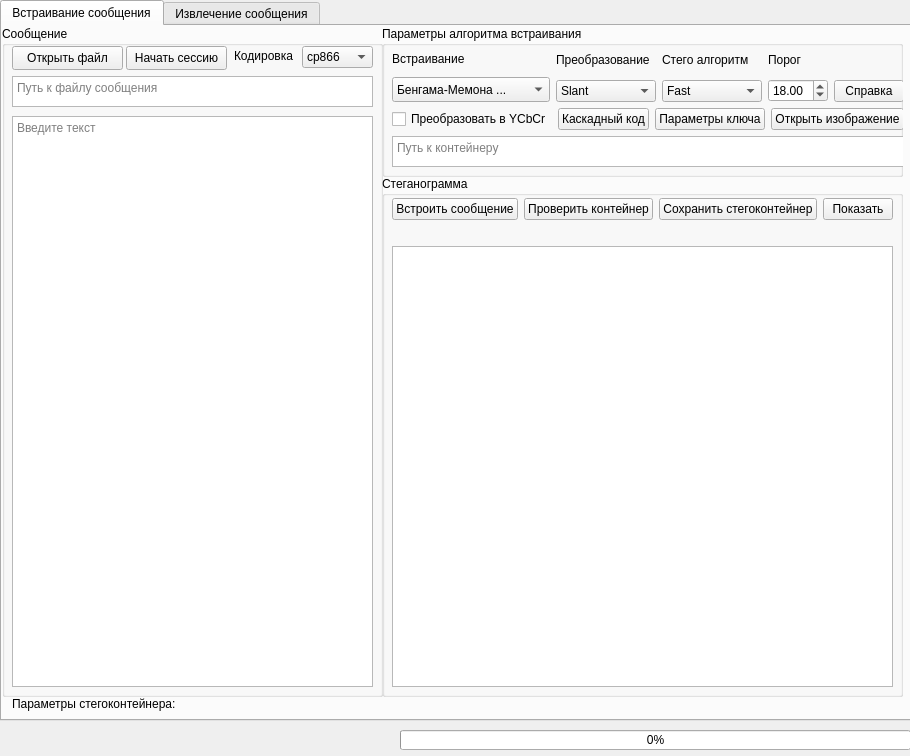
<?xml version="1.0" encoding="UTF-8"?>
<ui version="4.0">
 <class>MainWindow</class>
 <widget class="QMainWindow" name="MainWindow">
  <property name="geometry">
   <rect>
    <x>0</x>
    <y>0</y>
    <width>910</width>
    <height>756</height>
   </rect>
  </property>
  <property name="windowTitle">
   <string>Image DCTStego</string>
  </property>
  <widget class="QWidget" name="centralwidget">
   <widget class="QTabWidget" name="tabWidget">
    <property name="geometry">
     <rect>
      <x>0</x>
      <y>0</y>
      <width>911</width>
      <height>721</height>
     </rect>
    </property>
    <property name="autoFillBackground">
     <bool>false</bool>
    </property>
    <property name="currentIndex">
     <number>0</number>
    </property>
    <widget class="QWidget" name="tab">
     <attribute name="title">
      <string>Встраивание сообщения</string>
     </attribute>
     <widget class="QGroupBox" name="groupBox_2">
      <property name="geometry">
       <rect>
        <x>380</x>
        <y>150</y>
        <width>521</width>
        <height>521</height>
       </rect>
      </property>
      <property name="title">
       <string>Стеганограмма</string>
      </property>
      <widget class="QGraphicsView" name="transformImage">
       <property name="geometry">
        <rect>
         <x>10</x>
         <y>70</y>
         <width>501</width>
         <height>441</height>
        </rect>
       </property>
       <property name="minimumSize">
        <size>
         <width>200</width>
         <height>200</height>
        </size>
       </property>
      </widget>
      <widget class="QWidget" name="layoutWidget">
       <property name="geometry">
        <rect>
         <x>10</x>
         <y>20</y>
         <width>501</width>
         <height>26</height>
        </rect>
       </property>
       <layout class="QHBoxLayout" name="horizontalLayout">
        <item>
         <widget class="QPushButton" name="transform">
          <property name="text">
           <string>Встроить сообщение</string>
          </property>
         </widget>
        </item>
        <item>
         <widget class="QPushButton" name="checkContainer">
          <property name="text">
           <string>Проверить контейнер</string>
          </property>
         </widget>
        </item>
        <item>
         <widget class="QPushButton" name="saveSteganogramm">
          <property name="text">
           <string>Сохранить стегоконтейнер</string>
          </property>
         </widget>
        </item>
        <item>
         <widget class="QPushButton" name="toPlot">
          <property name="maximumSize">
           <size>
            <width>70</width>
            <height>16777215</height>
           </size>
          </property>
          <property name="text">
           <string>Показать</string>
          </property>
         </widget>
        </item>
       </layout>
      </widget>
      <widget class="QLabel" name="label_trans_img">
       <property name="geometry">
        <rect>
         <x>10</x>
         <y>50</y>
         <width>501</width>
         <height>16</height>
        </rect>
       </property>
       <property name="text">
        <string/>
       </property>
      </widget>
     </widget>
     <widget class="QGroupBox" name="groupBox_3">
      <property name="geometry">
       <rect>
        <x>0</x>
        <y>0</y>
        <width>381</width>
        <height>671</height>
       </rect>
      </property>
      <property name="title">
       <string>Сообщение</string>
      </property>
      <widget class="QPlainTextEdit" name="sendingMessage">
       <property name="geometry">
        <rect>
         <x>10</x>
         <y>90</y>
         <width>361</width>
         <height>571</height>
        </rect>
       </property>
       <property name="minimumSize">
        <size>
         <width>200</width>
         <height>0</height>
        </size>
       </property>
       <property name="maximumSize">
        <size>
         <width>400</width>
         <height>16777215</height>
        </size>
       </property>
       <property name="placeholderText">
        <string>Введите текст</string>
       </property>
      </widget>
      <widget class="QPushButton" name="openMessage">
       <property name="geometry">
        <rect>
         <x>10</x>
         <y>20</y>
         <width>111</width>
         <height>24</height>
        </rect>
       </property>
       <property name="text">
        <string>Открыть файл</string>
       </property>
      </widget>
      <widget class="QLabel" name="label">
       <property name="geometry">
        <rect>
         <x>232</x>
         <y>20</y>
         <width>71</width>
         <height>20</height>
        </rect>
       </property>
       <property name="text">
        <string>Кодировка</string>
       </property>
      </widget>
      <widget class="QComboBox" name="selectEncode">
       <property name="geometry">
        <rect>
         <x>300</x>
         <y>20</y>
         <width>71</width>
         <height>22</height>
        </rect>
       </property>
       <item>
        <property name="text">
         <string notr="true">cp866</string>
        </property>
       </item>
       <item>
        <property name="text">
         <string>cp1251</string>
        </property>
       </item>
       <item>
        <property name="text">
         <string>utf-8</string>
        </property>
       </item>
       <item>
        <property name="text">
         <string>utf-16</string>
        </property>
       </item>
       <item>
        <property name="text">
         <string>ascii</string>
        </property>
       </item>
      </widget>
      <widget class="QPlainTextEdit" name="file_path_box">
       <property name="enabled">
        <bool>true</bool>
       </property>
       <property name="geometry">
        <rect>
         <x>10</x>
         <y>50</y>
         <width>361</width>
         <height>31</height>
        </rect>
       </property>
       <property name="readOnly">
        <bool>true</bool>
       </property>
       <property name="placeholderText">
        <string>Путь к файлу сообщения</string>
       </property>
      </widget>
      <widget class="QPushButton" name="startSession">
       <property name="geometry">
        <rect>
         <x>124</x>
         <y>20</y>
         <width>101</width>
         <height>24</height>
        </rect>
       </property>
       <property name="text">
        <string>Начать сессию</string>
       </property>
      </widget>
     </widget>
     <widget class="QLabel" name="stego_params_w">
      <property name="geometry">
       <rect>
        <x>10</x>
        <y>670</y>
        <width>861</width>
        <height>16</height>
       </rect>
      </property>
      <property name="text">
       <string>Параметры стегоконтейнера:</string>
      </property>
     </widget>
     <widget class="QGroupBox" name="groupBox_7">
      <property name="geometry">
       <rect>
        <x>380</x>
        <y>0</y>
        <width>521</width>
        <height>151</height>
       </rect>
      </property>
      <property name="minimumSize">
       <size>
        <width>0</width>
        <height>100</height>
       </size>
      </property>
      <property name="maximumSize">
       <size>
        <width>16777215</width>
        <height>16777215</height>
       </size>
      </property>
      <property name="title">
       <string>Параметры алгоритма встраивания</string>
      </property>
      <widget class="QWidget" name="verticalLayoutWidget_10">
       <property name="geometry">
        <rect>
         <x>10</x>
         <y>20</y>
         <width>508</width>
         <height>121</height>
        </rect>
       </property>
       <layout class="QVBoxLayout" name="verticalLayout_10">
        <property name="sizeConstraint">
         <enum>QLayout::SetMinAndMaxSize</enum>
        </property>
        <item>
         <layout class="QHBoxLayout" name="horizontalLayout_5">
          <item>
           <layout class="QVBoxLayout" name="verticalLayout">
            <item>
             <widget class="QLabel" name="label_15">
              <property name="maximumSize">
               <size>
                <width>16777215</width>
                <height>140</height>
               </size>
              </property>
              <property name="text">
               <string>Встраивание</string>
              </property>
             </widget>
            </item>
            <item>
             <widget class="QComboBox" name="selectEmbadding">
              <property name="maximumSize">
               <size>
                <width>16777215</width>
                <height>130</height>
               </size>
              </property>
              <item>
               <property name="text">
                <string>Бенгама-Мемона ...</string>
               </property>
              </item>
              <item>
               <property name="text">
                <string>Коха-Жао</string>
               </property>
              </item>
              <item>
               <property name="text">
                <string>Авто</string>
               </property>
              </item>
             </widget>
            </item>
           </layout>
          </item>
          <item>
           <layout class="QVBoxLayout" name="verticalLayout_2">
            <item>
             <widget class="QLabel" name="label_14">
              <property name="maximumSize">
               <size>
                <width>95</width>
                <height>16777215</height>
               </size>
              </property>
              <property name="text">
               <string>Преобразование</string>
              </property>
             </widget>
            </item>
            <item>
             <widget class="QComboBox" name="selectTransform">
              <property name="maximumSize">
               <size>
                <width>100</width>
                <height>16777215</height>
               </size>
              </property>
              <item>
               <property name="text">
                <string>Slant</string>
               </property>
              </item>
              <item>
               <property name="text">
                <string>DCT 2D</string>
               </property>
              </item>
              <item>
               <property name="text">
                <string>Авто</string>
               </property>
              </item>
             </widget>
            </item>
           </layout>
          </item>
          <item>
           <layout class="QVBoxLayout" name="verticalLayout_3">
            <item>
             <widget class="QLabel" name="label_16">
              <property name="maximumSize">
               <size>
                <width>90</width>
                <height>16777215</height>
               </size>
              </property>
              <property name="text">
               <string>Стего алгоритм</string>
              </property>
             </widget>
            </item>
            <item>
             <widget class="QComboBox" name="selectAlgorithm">
              <property name="maximumSize">
               <size>
                <width>100</width>
                <height>16777215</height>
               </size>
              </property>
              <item>
               <property name="text">
                <string>Fast</string>
               </property>
              </item>
              <item>
               <property name="text">
                <string>Enhanced</string>
               </property>
              </item>
              <item>
               <property name="text">
                <string>Авто</string>
               </property>
              </item>
             </widget>
            </item>
           </layout>
          </item>
          <item>
           <layout class="QVBoxLayout" name="verticalLayout_4">
            <item>
             <widget class="QLabel" name="label_13">
              <property name="maximumSize">
               <size>
                <width>60</width>
                <height>16777215</height>
               </size>
              </property>
              <property name="text">
               <string>Порог</string>
              </property>
             </widget>
            </item>
            <item>
             <widget class="QDoubleSpinBox" name="setThreshold">
              <property name="maximumSize">
               <size>
                <width>60</width>
                <height>16777215</height>
               </size>
              </property>
              <property name="minimum">
               <double>4.000000000000000</double>
              </property>
              <property name="value">
               <double>18.000000000000000</double>
              </property>
             </widget>
            </item>
           </layout>
          </item>
          <item>
           <layout class="QVBoxLayout" name="verticalLayout_9">
            <item>
             <widget class="QLabel" name="label_2">
              <property name="text">
               <string/>
              </property>
             </widget>
            </item>
            <item>
             <widget class="QPushButton" name="question">
              <property name="maximumSize">
               <size>
                <width>70</width>
                <height>16777215</height>
               </size>
              </property>
              <property name="text">
               <string>Справка</string>
              </property>
             </widget>
            </item>
           </layout>
          </item>
         </layout>
        </item>
        <item>
         <layout class="QHBoxLayout" name="horizontalLayout_7">
          <property name="spacing">
           <number>6</number>
          </property>
          <property name="sizeConstraint">
           <enum>QLayout::SetMinAndMaxSize</enum>
          </property>
          <item>
           <widget class="QCheckBox" name="checkYCbCr">
            <property name="text">
             <string>Преобразовать в YCbCr</string>
            </property>
           </widget>
          </item>
          <item>
           <widget class="QPushButton" name="openCascadingCode">
            <property name="text">
             <string>Каскадный код</string>
            </property>
           </widget>
          </item>
          <item>
           <widget class="QPushButton" name="setKeyParams">
            <property name="text">
             <string>Параметры ключа</string>
            </property>
           </widget>
          </item>
          <item>
           <widget class="QPushButton" name="openImage">
            <property name="text">
             <string>Открыть изображение</string>
            </property>
           </widget>
          </item>
         </layout>
        </item>
        <item>
         <widget class="QPlainTextEdit" name="image_path_box">
          <property name="enabled">
           <bool>true</bool>
          </property>
          <property name="maximumSize">
           <size>
            <width>16777215</width>
            <height>31</height>
           </size>
          </property>
          <property name="readOnly">
           <bool>true</bool>
          </property>
          <property name="placeholderText">
           <string>Путь к контейнеру</string>
          </property>
         </widget>
        </item>
       </layout>
      </widget>
     </widget>
    </widget>
    <widget class="QWidget" name="tab_2">
     <attribute name="title">
      <string>Извлечение сообщения</string>
     </attribute>
     <widget class="QGroupBox" name="groupBox_4">
      <property name="geometry">
       <rect>
        <x>0</x>
        <y>0</y>
        <width>381</width>
        <height>671</height>
       </rect>
      </property>
      <property name="title">
       <string>Сообщение</string>
      </property>
      <widget class="QLabel" name="label_3">
       <property name="geometry">
        <rect>
         <x>232</x>
         <y>20</y>
         <width>71</width>
         <height>20</height>
        </rect>
       </property>
       <property name="text">
        <string>Кодировка</string>
       </property>
      </widget>
      <widget class="QComboBox" name="selectEncode_2">
       <property name="geometry">
        <rect>
         <x>300</x>
         <y>20</y>
         <width>71</width>
         <height>22</height>
        </rect>
       </property>
       <item>
        <property name="text">
         <string notr="true">cp866</string>
        </property>
       </item>
       <item>
        <property name="text">
         <string>cp1251</string>
        </property>
       </item>
       <item>
        <property name="text">
         <string>utf-8</string>
        </property>
       </item>
       <item>
        <property name="text">
         <string>utf-16</string>
        </property>
       </item>
       <item>
        <property name="text">
         <string>ascii</string>
        </property>
       </item>
      </widget>
      <widget class="QPlainTextEdit" name="receivedMessage">
       <property name="enabled">
        <bool>true</bool>
       </property>
       <property name="geometry">
        <rect>
         <x>10</x>
         <y>90</y>
         <width>361</width>
         <height>571</height>
        </rect>
       </property>
       <property name="readOnly">
        <bool>true</bool>
       </property>
       <property name="placeholderText">
        <string>Здесь будет отображено полученное сообщение</string>
       </property>
      </widget>
      <widget class="QPushButton" name="openSteganogramm">
       <property name="geometry">
        <rect>
         <x>10</x>
         <y>20</y>
         <width>151</width>
         <height>24</height>
        </rect>
       </property>
       <property name="text">
        <string>Открыть стегоконтейнер</string>
       </property>
      </widget>
      <widget class="QPlainTextEdit" name="stego_path_box">
       <property name="enabled">
        <bool>true</bool>
       </property>
       <property name="geometry">
        <rect>
         <x>10</x>
         <y>50</y>
         <width>361</width>
         <height>31</height>
        </rect>
       </property>
       <property name="readOnly">
        <bool>true</bool>
       </property>
       <property name="placeholderText">
        <string>Путь к стеганограмме</string>
       </property>
      </widget>
     </widget>
     <widget class="QGroupBox" name="groupBox_5">
      <property name="geometry">
       <rect>
        <x>380</x>
        <y>70</y>
        <width>501</width>
        <height>601</height>
       </rect>
      </property>
      <property name="title">
       <string>Стеганограмма</string>
      </property>
      <widget class="QGraphicsView" name="stegoImage">
       <property name="geometry">
        <rect>
         <x>10</x>
         <y>40</y>
         <width>481</width>
         <height>551</height>
        </rect>
       </property>
       <property name="minimumSize">
        <size>
         <width>200</width>
         <height>200</height>
        </size>
       </property>
      </widget>
      <widget class="QLabel" name="label_stego_img">
       <property name="geometry">
        <rect>
         <x>10</x>
         <y>20</y>
         <width>481</width>
         <height>16</height>
        </rect>
       </property>
       <property name="text">
        <string/>
       </property>
      </widget>
     </widget>
     <widget class="QGroupBox" name="groupBox_6">
      <property name="geometry">
       <rect>
        <x>380</x>
        <y>0</y>
        <width>501</width>
        <height>71</height>
       </rect>
      </property>
      <property name="minimumSize">
       <size>
        <width>0</width>
        <height>0</height>
       </size>
      </property>
      <property name="maximumSize">
       <size>
        <width>16777215</width>
        <height>16777215</height>
       </size>
      </property>
      <property name="title">
       <string>Параметры</string>
      </property>
      <widget class="QLabel" name="label_6">
       <property name="geometry">
        <rect>
         <x>20</x>
         <y>20</y>
         <width>101</width>
         <height>16</height>
        </rect>
       </property>
       <property name="text">
        <string>Преобразование</string>
       </property>
      </widget>
      <widget class="QWidget" name="horizontalLayoutWidget">
       <property name="geometry">
        <rect>
         <x>10</x>
         <y>30</y>
         <width>481</width>
         <height>41</height>
        </rect>
       </property>
       <layout class="QHBoxLayout" name="horizontalLayout_2">
        <item>
         <widget class="QPushButton" name="setKeyParams_2">
          <property name="text">
           <string>Параметры ключа</string>
          </property>
         </widget>
        </item>
        <item>
         <widget class="QPushButton" name="readStego">
          <property name="text">
           <string>Извлечь сообщение</string>
          </property>
         </widget>
        </item>
       </layout>
      </widget>
     </widget>
     <widget class="QLabel" name="stego_params_r">
      <property name="geometry">
       <rect>
        <x>10</x>
        <y>670</y>
        <width>871</width>
        <height>16</height>
       </rect>
      </property>
      <property name="text">
       <string>Параметры стегоконтейнера:</string>
      </property>
     </widget>
    </widget>
   </widget>
   <widget class="QProgressBar" name="progressBar">
    <property name="geometry">
     <rect>
      <x>400</x>
      <y>730</y>
      <width>511</width>
      <height>20</height>
     </rect>
    </property>
    <property name="value">
     <number>0</number>
    </property>
   </widget>
   <widget class="QLabel" name="state">
    <property name="geometry">
     <rect>
      <x>10</x>
      <y>730</y>
      <width>381</width>
      <height>16</height>
     </rect>
    </property>
    <property name="text">
     <string/>
    </property>
   </widget>
  </widget>
 </widget>
 <resources/>
 <connections/>
</ui>
